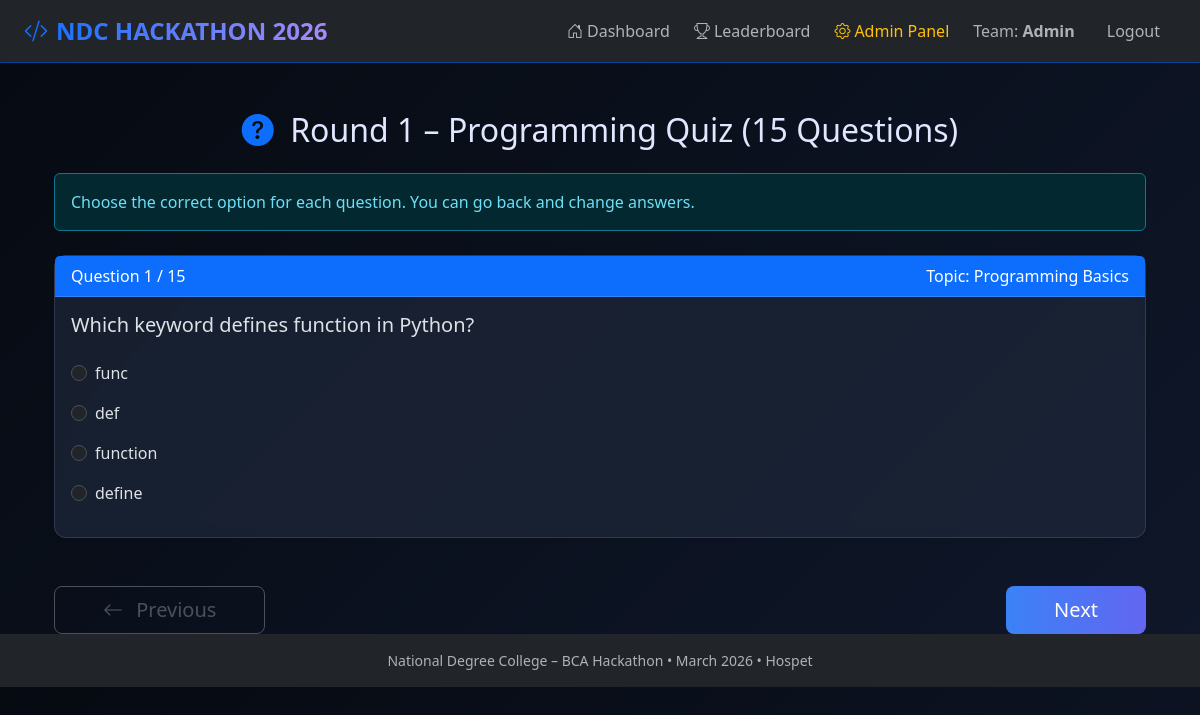
/quiz (signed in), run on the app's committed database.
### tables this page shows
CREATE TABLE users (
            id INTEGER PRIMARY KEY AUTOINCREMENT,
            username TEXT UNIQUE NOT NULL,
            password TEXT NOT NULL,
            team_name TEXT UNIQUE,
            is_admin INTEGER DEFAULT 0
        );

CREATE TABLE quiz_questions (
            id INTEGER PRIMARY KEY AUTOINCREMENT,
            question TEXT,
            option_a TEXT,
            option_b TEXT,
            option_c TEXT,
            option_d TEXT,
            correct_option TEXT
        );

### hackathon_system/app.py (the view)
@app.route("/quiz")
@login_required
def quiz():
    with get_db() as db:
        questions = [dict(row) for row in db.execute("SELECT * FROM quiz_questions LIMIT 15").fetchall()]
    return render_template("quiz.html", questions=questions)

### hackathon_system/app.py (called while the page is built)
def get_db():
    conn = sqlite3.connect(DB_PATH)
    conn.row_factory = sqlite3.Row
    return conn

@login_manager.user_loader
def load_user(user_id):
    with get_db() as db:
        row = db.execute("SELECT * FROM users WHERE id=?", (user_id,)).fetchone()
        if row:
            return User(row["id"], row["username"], row["is_admin"], row["team_name"])
    return None

### hackathon_system/templates/quiz.html (shortened to what this page needs)
{% extends "base.html" %}
{% block content %}
<div class="container mt-5">
  <h2 class="mb-4 text-center">
    <i class="bi bi-question-circle-fill text-primary me-2"></i>
    Round 1 – Programming Quiz (15 Questions)
  </h2>
  <div class="alert alert-info mb-4">
    Choose the correct option for each question. You can go back and change answers.
  </div>
  <form method="POST" action="{{ url_for('submit_quiz') }}" id="quiz-form">
    {% for q in questions %}
    <div class="card mb-4 shadow-sm question-card" id="q{{ q.id }}" style="display: {% if loop.first %}block{% else %}none{% endif %}">
      <div class="card-header bg-primary text-white d-flex justify-content-between">
        <span>Question {{ loop.index }} / 15</span>
        <span>Topic: Programming Basics</span>
      </div>
      <div class="card-body">
        <h5 class="card-title mb-4">{{ q.question }}</h5>
        <div class="form-check mb-3">
          <input class="form-check-input" type="radio" name="q{{ q.id }}" id="qa{{ q.id }}" value="A" required>
          <label class="form-check-label" for="qa{{ q.id }}">{{ q.option_a }}</label>
        </div>
        <div class="form-check mb-3">
          <input class="form-check-input" type="radio" name="q{{ q.id }}" id="qb{{ q.id }}" value="B">
          <label class="form-check-label" for="qb{{ q.id }}">{{ q.option_b }}</label>
        </div>
        <div class="form-check mb-3">
          <input class="form-check-input" type="radio" name="q{{ q.id }}" id="qc{{ q.id }}" value="C">
          <label class="form-check-label" for="qc{{ q.id }}">{{ q.option_c }}</label>
        </div>
        <div class="form-check mb-3">
          <input class="form-check-input" type="radio" name="q{{ q.id }}" id="qd{{ q.id }}" value="D">
          <label class="form-check-label" for="qd{{ q.id }}">{{ q.option_d }}</label>
        </div>
      </div>
    </div>
    {% endfor %}
    <div class="d-flex justify-content-between mt-5">
      <button type="button" class="btn btn-outline-secondary btn-lg px-5" id="prev-question" disabled>
        <i class="bi bi-arrow-left me-2"></i> Previous
      </button>
      <button type="button" class="btn btn-primary btn-lg px-5" id="next-question">
      </button>
    </div>
  </form>
</div>
{% endblock %}

### hackathon_system/templates/base.html (shortened to what this page needs)
<!DOCTYPE html>
<html lang="en" data-bs-theme="dark">
<head>
  <link href="https://cdn.jsdelivr.net/npm/bootstrap@5.3.3/dist/css/bootstrap.min.css" rel="stylesheet">
  <link rel="stylesheet" href="https://cdn.jsdelivr.net/npm/bootstrap-icons@1.11.3/font/bootstrap-icons.min.css">
  <link rel="stylesheet" href="{{ url_for('static', filename='css/style.css') }}">
</head>
<body class="bg-body-tertiary">
  <nav class="navbar navbar-expand-lg bg-dark border-bottom border-primary-subtle">
    <div class="container-fluid px-4">
      <a class="navbar-brand fw-bold fs-4 text-info" href="{{ url_for('index') }}">
        <i class="bi bi-code-slash me-2"></i>NDC HACKATHON 2026
      </a>
      <div class="collapse navbar-collapse" id="navbarContent">
        <ul class="navbar-nav ms-auto align-items-center gap-2">
          {% if current_user.is_authenticated %}
            <li class="nav-item">
              <a class="nav-link" href="{{ url_for('dashboard') }}">
                <i class="bi bi-house-door me-1"></i>Dashboard
              </a>
            </li>
            <li class="nav-item">
              <a class="nav-link" href="{{ url_for('leaderboard') }}">
                <i class="bi bi-trophy me-1"></i>Leaderboard
              </a>
            </li>
            {% if current_user.is_admin %}
              <li class="nav-item">
                <a class="nav-link text-warning" href="{{ url_for('admin') }}">
                  <i class="bi bi-gear me-1"></i>Admin Panel
                </a>
              </li>
            {% endif %}
            <li class="nav-item">
              <span class="nav-link text-muted">Team: <strong>{{ current_user.team_name or current_user.username }}</strong></span>
            </li>
            <li class="nav-item">
              <a class="nav-link btn btn-outline-danger btn-sm px-3" href="{{ url_for('logout') }}">
                Logout
              </a>
            </li>
          {% endif %}
        </ul>
      </div>
    </div>
  </nav>
  <div class="container mt-4">
    {% block content %}{% endblock %}
  </div>
  <footer class="mt-auto py-3 bg-dark text-center text-muted small">
    National Degree College – BCA Hackathon • March 2026 • Hospet
  </footer>
</body>
</html>

### hackathon_system/static/css/style.css (style rules this page uses)
:root { --primary: #0d6efd; --dark: #0a0e17; --darker: #060a11; --light: #e0e7ff; }
body { background: linear-gradient(135deg, var(--darker), #0f172a); color: var(--light); font-family: 'Segoe UI', system-ui, sans-serif; }
.navbar-brand { background: linear-gradient(90deg, #0d6efd, #a78bfa); -webkit-background-clip: text; -webkit-text-fill-color: transparent; }
.card { background: rgba(30, 41, 59, 0.7); border: 1px solid rgba(100, 116, 139, 0.3); backdrop-filter: blur(8px); border-radius: 12px; }
.btn-primary { background: linear-gradient(90deg, #3b82f6, #6366f1); border: none; }

### data on the page
users: team_name "Admin"
quiz_questions: question "Which keyword defines function in Python?", option_a "func", option_b "def", option_c "function", option_d "define"
